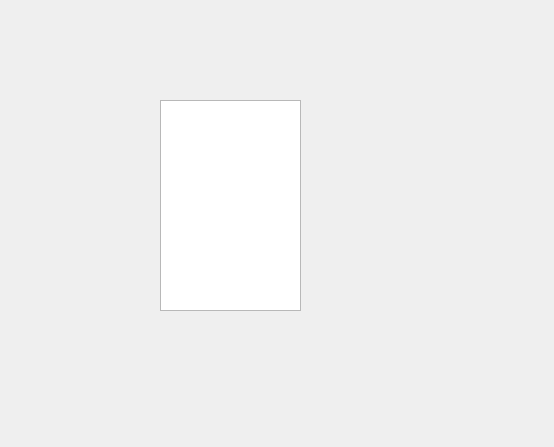
<?xml version="1.0" encoding="UTF-8"?>
<ui version="4.0">
 <class>Widget</class>
 <widget class="QWidget" name="Widget">
  <property name="geometry">
   <rect>
    <x>0</x>
    <y>0</y>
    <width>554</width>
    <height>447</height>
   </rect>
  </property>
  <property name="windowTitle">
   <string>Widget</string>
  </property>
  <widget class="QListWidget" name="listWidget">
   <property name="geometry">
    <rect>
     <x>160</x>
     <y>100</y>
     <width>141</width>
     <height>211</height>
    </rect>
   </property>
  </widget>
 </widget>
 <layoutdefault spacing="6" margin="11"/>
 <resources/>
 <connections/>
</ui>
